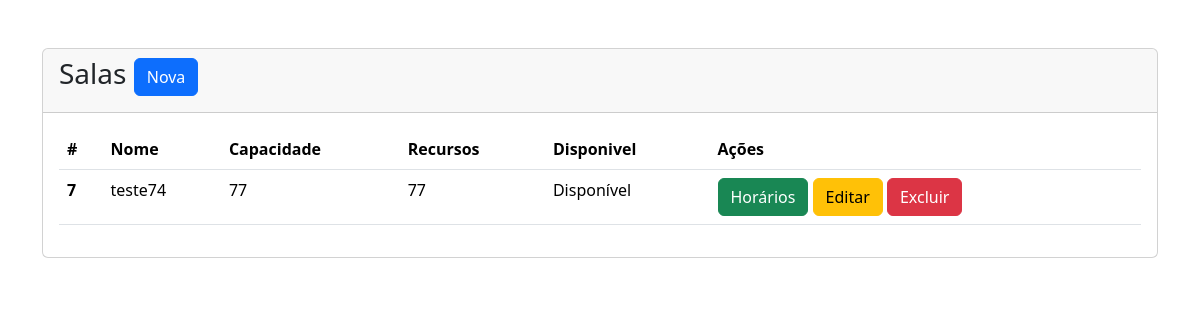
The app's page /sala/Lista.php, older data.
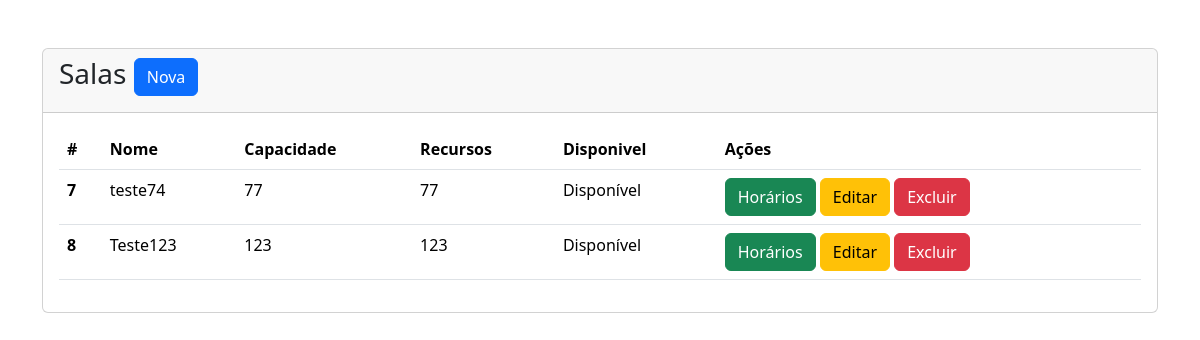
The same page, newer data.
### tables this page shows
CREATE TABLE `sala` (
  `id` int(11) NOT NULL,
  `nome` varchar(256) NOT NULL,
  `capacidade` int(11) NOT NULL,
  `recursos` varchar(512) NOT NULL,
  `status` tinyint(1) NOT NULL
);

### sala/Lista.php (the view, shortened to what this page needs)
<?php
  require_once ".././config.php";
  $sql = "SELECT id, nome, capacidade, recursos, status FROM sala";
  $result = $conn->query($sql);
?>
<!DOCTYPE html>
<html lang="pt-br">
<head>
    <link href="https://cdn.jsdelivr.net/npm/bootstrap@5.3.3/dist/css/bootstrap.min.css" rel="stylesheet"
>
</head>
<body>
    <div class="container mt-5">
        <div class="row justify-content-center">
          <div class="col-md-12 mx-auto">
            <div class="card">
              <div class="card-header">
                <h3>
                  <label class="text-center">Salas</label>
                  <a href="Criar.html" class="btn btn-primary pull-right">Nova</a>
                </h3>
              </div>
              <div class="card-body">
                <table class="table">
                  <thead>
                    <tr>
                      <th scope="col">#</th>
                      <th scope="col">Nome</th>
                      <th scope="col">Capacidade</th>
                      <th scope="col">Recursos</th>
                      <th scope="col">Disponivel</th>
                      <th scope="col">Ações</th>
                    </tr>
                  </thead>
                  <tbody>
                  <?php
                    if ($result->num_rows > 0) {
                      while ($salas = $result->fetch_assoc()) {
                        echo "<tr>";
                        echo "<th scope=\"row\">" . $salas['id'] . "</th>";
                        echo "<td>" . $salas['nome'] . "</td>";
                        echo "<td>" . $salas['capacidade'] . "</td>";
                        echo "<td>" . $salas['recursos'] . "</td>";
                        echo "<td>" . ($salas['status'] == 1 ? "Disponível" : "Indisponível") . "</td>";
                        echo "<td>" .
                                "<a href=\"Horario.php?salaId=" . $salas['id'] . "\" class=\"btn btn-success\">Horários</a> " .
                                "<a href=\"Edit.php?id=" . $salas['id'] . "\" class=\"btn btn-warning\">Editar</a> " .
                                "<a href=\"Excluir.php?id=" . $salas['id'] . "\" class=\"btn btn-danger\">Excluir</a> " .
                              "</td>";
                        echo "</tr>";
                      }
                    } else {
                      echo "<tr><td colspan=\"6\" class=\"text-center\">Não há salas cadastradas</td></tr>";
                    }
                  ?>
                  </tbody>
                </table>
              </div>
            </div>
          </div>
        </div>
      </div>
</body>
</html>

Row changes from the older to the newer data that the page shows:
added sala: id "8", nome "Teste123", capacidade "123", recursos "123", status "Disponível"
